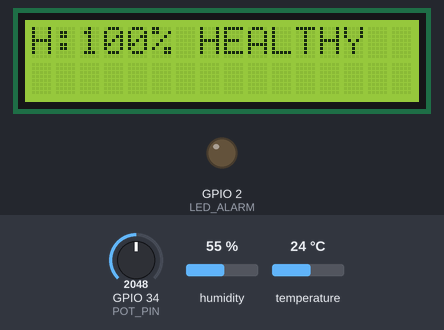
The sketch below on a simulated ESP32. Parts: 16×2 character LCD, output pins drawn as LEDs (lit = HIGH). The test bench sets the inputs (shaded band); at power-on: GPIO 34 (POT_PIN) = 2048, humidity 55 %, temperature 24 °C. WiFi joins after 1.5 s; servers stay silent unless stated.

Above: at 4.4 s.
4.5 s: GPIO 34 (POT_PIN) set to 2804
7.0 s: GPIO 34 (POT_PIN) set to 2907
At 8.3 s:
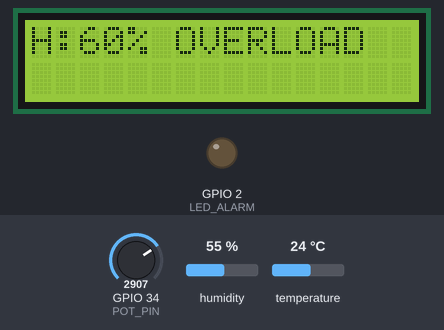
9.3 s: GPIO 34 (POT_PIN) set to 2866
At 10.9 s:
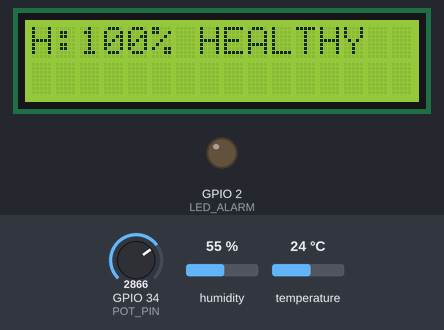
11.3 s: GPIO 34 (POT_PIN) set to 3603
At 12.5 s:
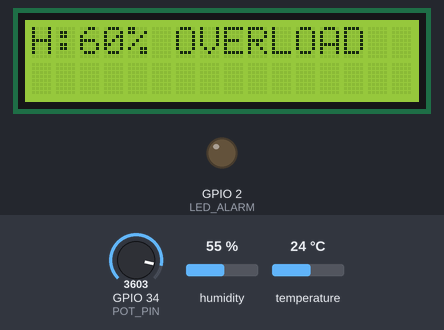
Timing chart, 0 to 14.3 s (numbered marks = the images above; inputs shaded):
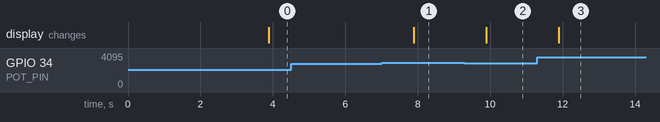

Measured:
- the behaviour switches between 2870 and 2871 on GPIO 34 (POT_PIN) (found by bisection; images 0 and 1)
- after the input at 4.5 s, every drawn part: stays the same
- after the input at 7.0 s, the display: changes after 0.89 s (image 1)
- after the input at 9.3 s, the display: changes after 0.59 s (image 2)
- after the input at 11.3 s, the display: changes after 0.59 s (image 3)

The sketch:

sketch.ino
```cpp
#define BLYNK_TEMPLATE_ID "Youridhere"
#define BLYNK_TEMPLATE_NAME "health monitor"
#define BLYNK_AUTH_TOKEN "your Token here"


#include <WiFi.h>
#include <BlynkSimpleEsp32.h>
#include <Wire.h>
#include <LiquidCrystal_I2C.h>
#include "DHT.h"

// WiFi Credentials for Wokwi
char auth[] = BLYNK_AUTH_TOKEN;
char ssid[] = "Wokwi-GUEST";
char pass[] = "";

#define DHTPIN 23
#define DHTTYPE DHT22
#define POT_PIN 34
#define LED_ALARM 2

DHT dht(DHTPIN, DHTTYPE);
LiquidCrystal_I2C lcd(0x27, 16, 2);
BlynkTimer timer; // Timer to send data every 2 seconds

// --- IoT Data Sending Function ---
void sendSensorData() {
  float t = dht.readTemperature();
  int curr = map(analogRead(34), 0, 4095, 0, 1000);

  // Calculate Health logic (same as before)
  int health = 100;
  String status = "HEALTHY";
  if (t > 50) { health -= 30; status = "HOT"; }
  if (curr > 700) { health -= 40; status = "OVERLOAD"; }

  // Send to Blynk
  Blynk.virtualWrite(V1, health);
  Blynk.virtualWrite(V2, t);
  Blynk.virtualWrite(V3, curr);
  Blynk.virtualWrite(V4, status);

  // Update LCD locally
  lcd.setCursor(0, 0);
  lcd.print("H:"); lcd.print(health); lcd.print("% ");
  lcd.print(status); lcd.print("   ");
}

void setup() {
  Serial.begin(115200);
  pinMode(LED_ALARM, OUTPUT);
  lcd.init();
  lcd.backlight();
  dht.begin();

  // Start Blynk
  Blynk.begin(auth, ssid, pass);

  // Setup a function to be called every 2 seconds
  timer.setInterval(2000L, sendSensorData);
}

void loop() {
  Blynk.run(); // Keep Blynk connection alive
  timer.run(); // Run the timer for data sending
}
```
